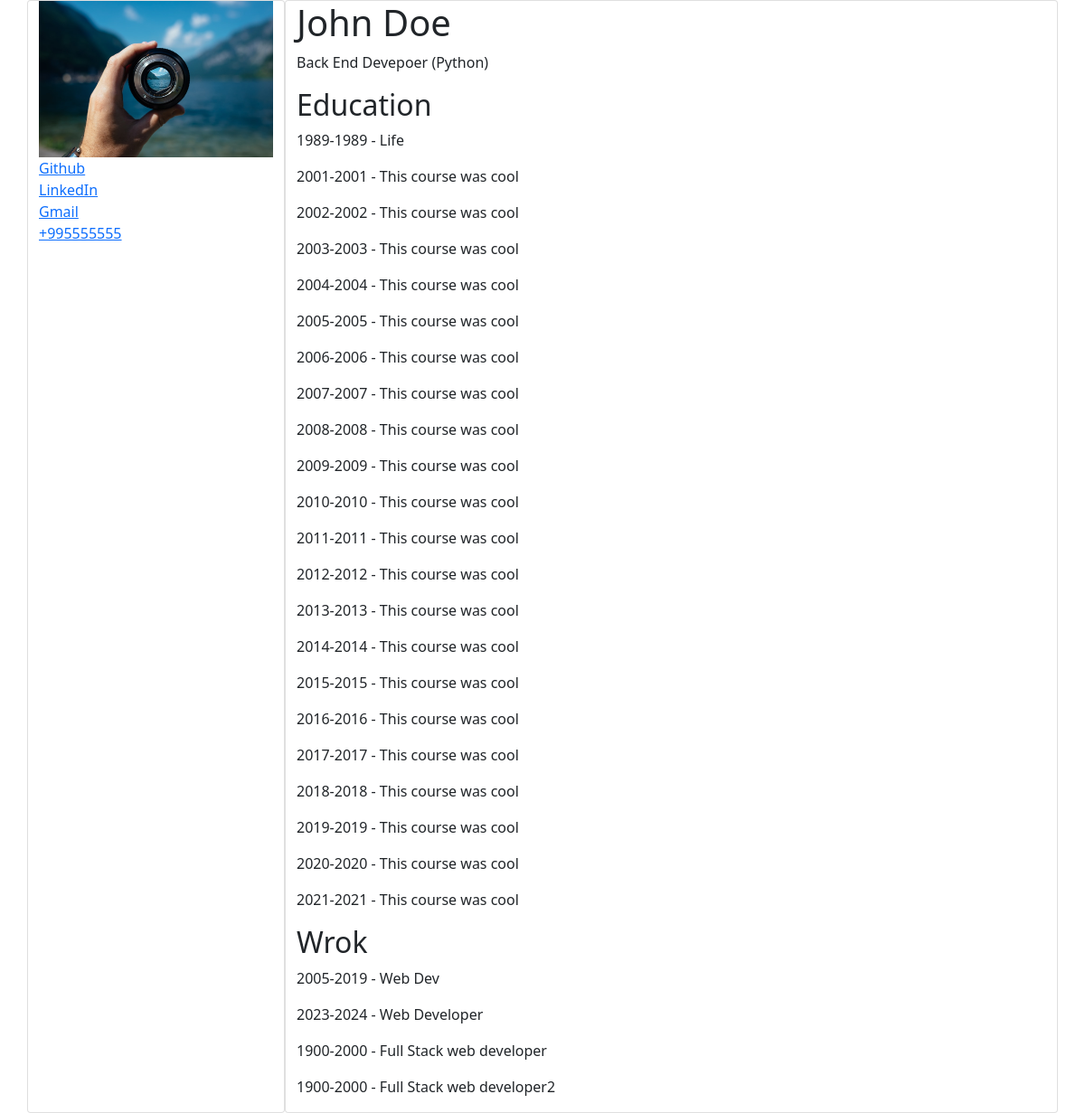
/about, run on the app's committed database.
### main.py (models this page shows, shortened)
class Edu (db.Model):
    id = db.Column(db.Integer, primary_key=True)
    start = db.Column(db.String(20))
    finish = db.Column(db.String(20), nullable=True)
    curse = db.Column(db.String(220),nullable=False)
    description = db.Column(db.Text)

class Work (db.Model):
    id = db.Column(db.Integer, primary_key=True)
    start = db.Column(db.String(20))
    finish = db.Column(db.String(20), nullable=True)
    position = db.Column(db.String(220),nullable=False)
    description = db.Column(db.Text)
    def __repr__(self):
        return '<Work %r>' % self.position

### main.py (the view)
@app.route("/about")
def about():
    working = Work.query.all()
    edu = Edu.query.all()
    print(working)
    return render_template("about.html", education=edu, working=working)

### templates/about.html (shortened to what this page needs)
{% extends "base.html" %}
{% block content %}
        <div class="row">
          <div class="col-3 card">
            <img src="{{url_for('static', filename='images/image001.jpeg')}}" alt="image">
            <a href="#">Github</a>
            <a href="#">LinkedIn</a>
            <a href="#">Gmail</a>
            <a href="#">+995555555</a>
          </div>
          <div class="col card">
            <div>
                <h1> John Doe </h1>
                <p>Back End Devepoer (Python)</p>
            </div>
            <div>
              <h2> Education </h2>
              {% for edu in education %}
              <p>{{ edu.start}}-{{ edu.finish}} - {{ edu.curse }}</p>
              {% endfor %}
          </div>
            <div>
                <h2> Wrok </h2>
                {% for work in working %}
                <p>{{ work.start}}-{{ work.finish}} - {{ work.position }}</p>
                {% endfor %}
            </div>
        </div>
{% endblock %}

### data on the page
Edu: start "1989", finish "1989", curse "Life"
Edu: start "2001", finish "2001", curse "This course was cool"
Edu: start "2002", finish "2002", curse "This course was cool"
Edu: start "2003", finish "2003", curse "This course was cool"
Edu: start "2004", finish "2004", curse "This course was cool"
Edu: start "2005", finish "2005", curse "This course was cool"
Edu: start "2006", finish "2006", curse "This course was cool"
Edu: start "2007", finish "2007", curse "This course was cool"
Edu: start "2008", finish "2008", curse "This course was cool"
Edu: start "2009", finish "2009", curse "This course was cool"
Edu: start "2010", finish "2010", curse "This course was cool"
Edu: start "2011", finish "2011", curse "This course was cool"
Edu: start "2012", finish "2012", curse "This course was cool"
Edu: start "2013", finish "2013", curse "This course was cool"
Edu: start "2014", finish "2014", curse "This course was cool"
Edu: start "2015", finish "2015", curse "This course was cool"
Edu: start "2016", finish "2016", curse "This course was cool"
Edu: start "2017", finish "2017", curse "This course was cool"
Edu: start "2018", finish "2018", curse "This course was cool"
Edu: start "2019", finish "2019", curse "This course was cool"
Edu: start "2020", finish "2020", curse "This course was cool"
Edu: start "2021", finish "2021", curse "This course was cool"
Work: start "2005", finish "2019", position "Web Dev"
Work: start "2023", finish "2024", position "Web Developer"
Work: start "1900", finish "2000", position "Full Stack web developer"
Work: start "1900", finish "2000", position "Full Stack web developer2"
